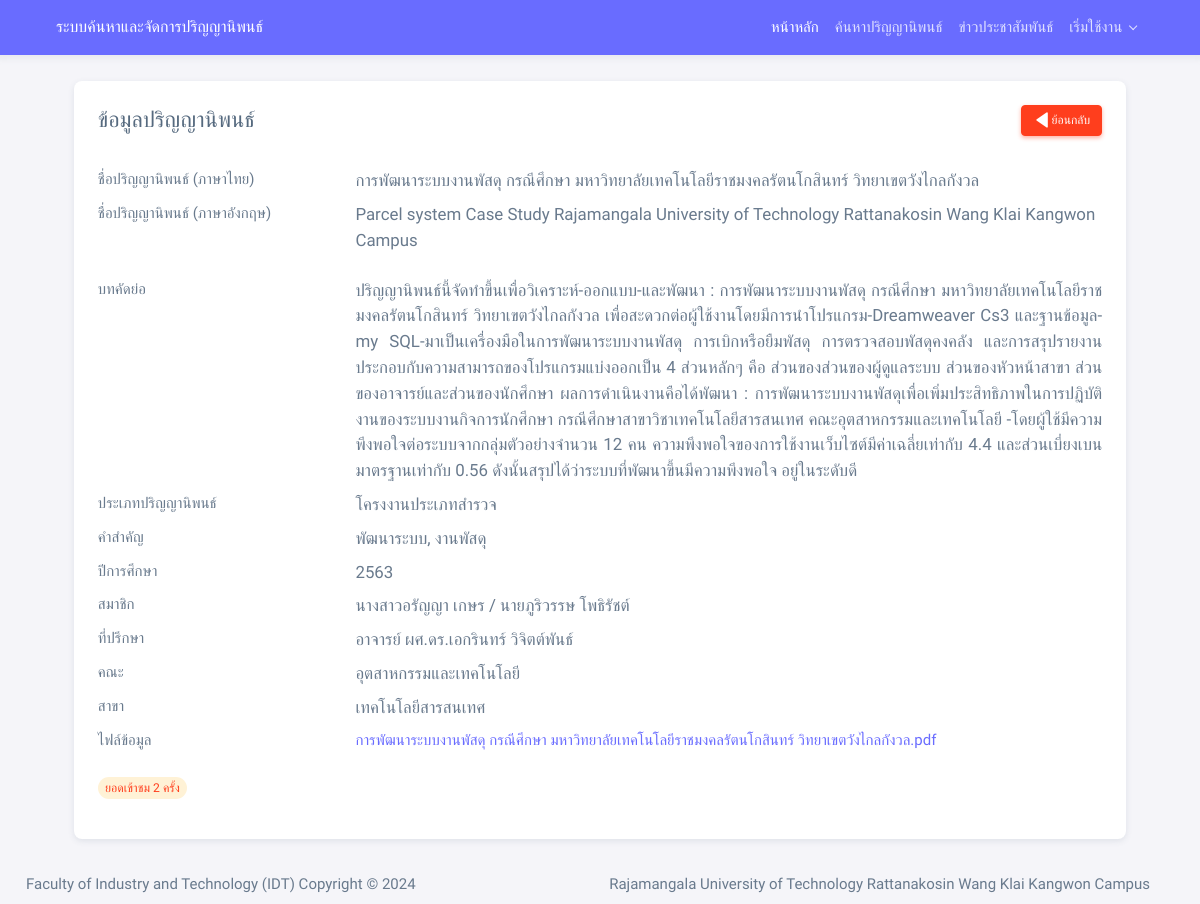
Page /thesis_detail.php?id=17 on the earlier database version.
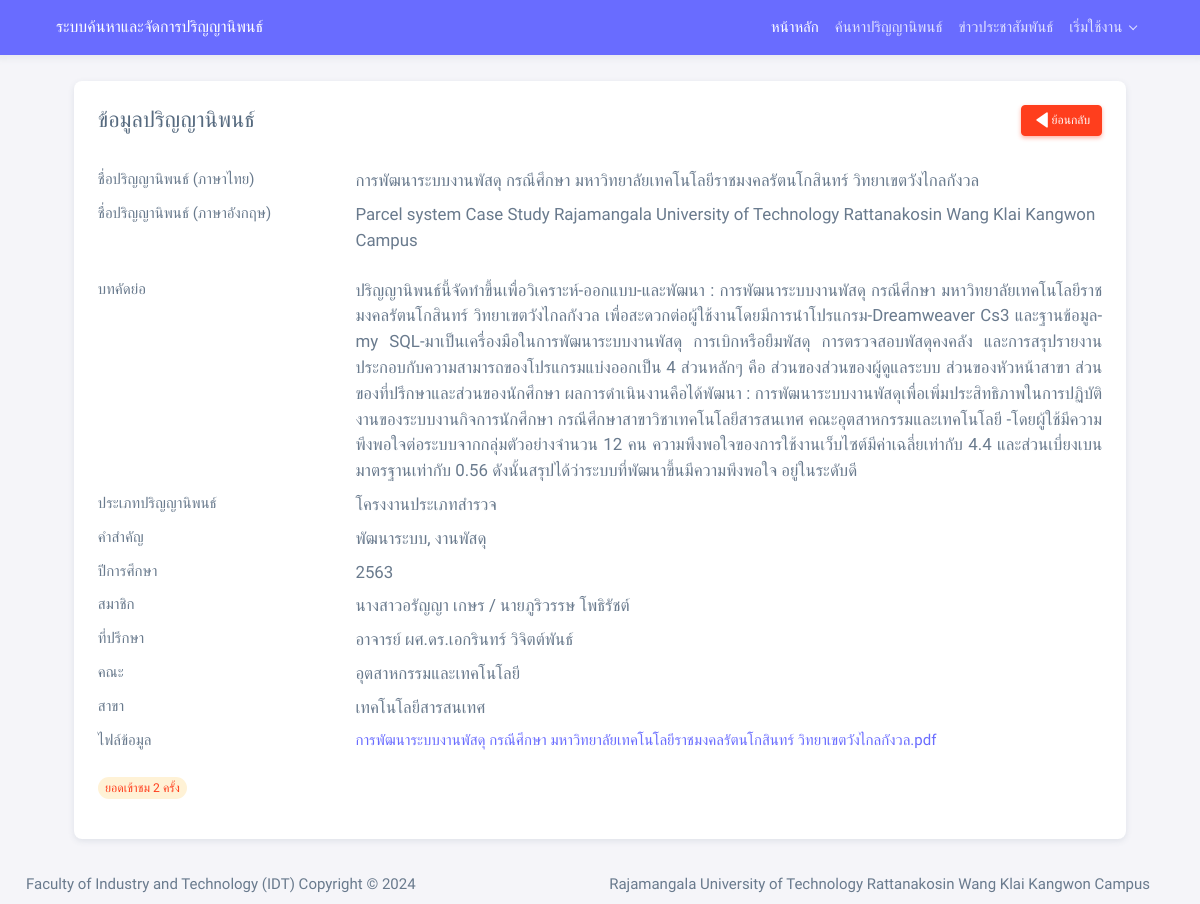
Same page on the later database version.
### tables this page shows
CREATE TABLE `thesis` (
  `thesis_id` int(11) NOT NULL COMMENT 'ไอดีงานวิจัย',
  `thesis_name1` varchar(255) DEFAULT NULL COMMENT 'ชื่องานวิจัยไทย',
  `thesis_name2` varchar(255) DEFAULT NULL COMMENT 'ชื่องานวิจัยอังกฤษ',
  `thesis_des` text DEFAULT NULL COMMENT 'รายละเอียดงานวิจัยคร่าวๆ',
  `thesis_keyword` varchar(255) DEFAULT NULL COMMENT 'คีย์เวิร์ด',
  `thesis_year` int(11) DEFAULT NULL COMMENT 'ปีที่วิจัย',
  `thesis_status` enum('0','1','2') NOT NULL COMMENT 'สถานะงานวิจัย 0รอยืนยัน 1ยืนยัแล้ว 2ไม่ยืนยันแก้ไขใหม่',
  `typethesis_id` int(11) DEFAULT NULL COMMENT 'ไอดีประเภทงานวิจัย',
  `Advisor_id` int(10) NOT NULL,
  `faculty_id` int(10) NOT NULL,
  `branch_id` int(10) NOT NULL,
  `thesis_file` varchar(255) NOT NULL,
  `m_id` int(10) NOT NULL COMMENT 'ไอดีผู้ลง',
  `thesis_view` int(10) NOT NULL,
  `thesis_reason` text NOT NULL COMMENT 'หมายเหตุกรณีงานวิจัยไม่ผ่าน'
);

CREATE TABLE `type_thesis` (
  `typethesis_id` int(11) NOT NULL COMMENT 'ไอดีประเภทงานวิจัย',
  `typethesis_name` varchar(100) DEFAULT NULL COMMENT 'ประเภทงานวิจัย'
);

CREATE TABLE `faculty` (
  `faculty_id` int(11) NOT NULL,
  `faculty_name` varchar(255) NOT NULL
);

CREATE TABLE `branch` (
  `branch_id` int(10) NOT NULL,
  `branch_name` varchar(255) NOT NULL,
  `faculty_id` int(10) NOT NULL
);

### thesis_detail.php (the view, shortened to what this page needs)
<?php include('./head.php');
$menu = "index";
if (isset($_GET['id'])) {
    $thesis_id = isset($_GET['id']) ? mysqli_real_escape_string($conn, $_GET['id']) : '';
    $select_sql = "SELECT
    thesis.thesis_id,
    thesis.thesis_name1,
    thesis.thesis_name2,
    type_thesis.typethesis_name,
    thesis.thesis_des,
    thesis.thesis_keyword,
    thesis.thesis_year,
    thesis.thesis_view,
    thesis.thesis_status,
    thesis.thesis_file,
    type_thesis.typethesis_id,
    type_thesis.typethesis_name,
    Advisor.Advisor_id,
    faculty.faculty_name,
    branch.branch_name,
    prefix_author.prefix_id AS author_prefix_id,
    prefix_author.prefix_name AS author_prefix_name,
    COUNT(author.author_id) AS num_authors,
    GROUP_CONCAT( CONCAT(prefix_author.prefix_name,author.author_name1, ' ', author.author_name2) SEPARATOR ' / ') AS author_full_names,
    CONCAT('อาจารย์ ', prefix_advisor.prefix_name, Advisor.Advisor_name1, ' ', Advisor.Advisor_name2) AS Advisor_full_name,
    CONCAT(faculty.faculty_name, ' ', branch.branch_name) AS Agency
FROM
    thesis
JOIN
    type_thesis ON thesis.typethesis_id = type_thesis.typethesis_id
JOIN
    Advisor ON thesis.Advisor_id = Advisor.Advisor_id
JOIN
    author ON thesis.thesis_id = author.thesis_id
JOIN
    prefix AS prefix_author ON author.prefix_id = prefix_author.prefix_id
JOIN
    prefix AS prefix_advisor ON Advisor.prefix_id = prefix_advisor.prefix_id
JOIN
    faculty ON thesis.faculty_id = faculty.faculty_id
JOIN
    branch ON thesis.branch_id = branch.branch_id
WHERE
    thesis.thesis_id = ? AND thesis.thesis_status != '0'
GROUP BY
    thesis.thesis_id";
    $select_stmt = mysqli_prepare($conn, $select_sql);
    if ($select_stmt) {
        mysqli_stmt_bind_param($select_stmt, "i", $thesis_id);
        mysqli_stmt_execute($select_stmt);
        $result = mysqli_stmt_get_result($select_stmt);
        if (mysqli_num_rows($result) > 0) {
            $row = mysqli_fetch_assoc($result);
?>
            <body>
                <div class="layout-wrapper layout-content-navbar layout-without-menu">
                    <div class="layout-container">
                        <div class="layout-page">
                            <?php include('./navbar.php'); ?>
                            <div class="content-wrapper">
                                <div class="container-fluid flex-grow-1 container-p-y">
                                    <div class="col-lg-11 m-auto">
                                        <div class="row">
                                            <div class="col-12 m-auto">
                                                <div class="card" tabindex="-1">
                                                    <div class="card-header d-flex align-items-center justify-content-between">
                                                        <h4 class="mb-0">ข้อมูลปริญญานิพนธ์</h4>
                                                        <small class="text-muted float-end d-none d-sm-inline-block">
                                                            <a class="btn btn-sm btn-danger" href="javascript:history.back()"><i class='bx bxs-left-arrow'></i> ย้อนกลับ </a></small>
                                                    </div>
                                                    <div class="card-body">
                                                        <dl class="row mt-2">
                                                            <dt class="col-sm-3">ชื่อปริญญานิพนธ์ (ภาษาไทย)</dt>
                                                            <dd class="col-sm-9 lead"><?php echo $row['thesis_name1'] ?></dd>
                                                            <dt class="col-sm-3">ชื่อปริญญานิพนธ์ (ภาษาอังกฤษ)</dt>
                                                            <dd class="col-sm-9 lead">
                                                                <p><?php echo $row['thesis_name2'] ?></p>
                                                            </dd>
                                                            <dt class="col-sm-3 text-truncate">บทคัดย่อ</dt>
                                                            <dd class="col-sm-9 lead" style="text-align: justify;  text-justify: distribute-all-lines;">
                                                                <?php echo $row['thesis_des'] ?>
                                                            </dd>
                                                            <dt class="col-sm-3">ประเภทปริญญานิพนธ์ </dt>
                                                            <dd class="col-sm-9 lead"><?php echo $row['typethesis_name'] ?></dd>
                                                            <dt class="col-sm-3 text-truncate">คำสำคัญ</dt>
                                                            <dd class="col-sm-9 lead">
                                                                <?php echo $row['thesis_keyword'] ?>
                                                            </dd>
                                                            <dt class="col-sm-3">ปีการศึกษา</dt>
                                                            <dd class="col-sm-9 lead"><?php echo $row['thesis_year'] ?></dd>
                                                            <dt class="col-sm-3 text-truncate">สมาชิก</dt>
                                                            <dd class="col-sm-9 lead">
                                                                <?php echo $row['author_full_names'] ?>
                                                            </dd>
                                                            <dt class="col-sm-3 text-truncate">ที่ปรึกษา</dt>
                                                            <dd class="col-sm-9 lead">
                                                                <?php echo $row['Advisor_full_name'] ?>
                                                            </dd>
                                                            <dt class="col-sm-3 text-truncate">คณะ</dt>
                                                            <dd class="col-sm-9 lead">
                                                                <?php echo $row['faculty_name'] ?>
                                                            </dd>
                                                            <dt class="col-sm-3 text-truncate">สาขา</dt>
                                                            <dd class="col-sm-9 lead">
                                                                <?php echo $row['branch_name'] ?>
                                                            </dd>
                                                            <dt class="col-sm-3 text-truncate">ไฟล์ข้อมูล</dt>
                                                            <dd class="col-sm-9">
                                                                <?php if (!empty($row['thesis_file'])) {
                                                                ?><a href="./uploads/<?php echo $row['thesis_file'] ?>" download><?php echo $row['thesis_name1'] ?>.pdf</a>
                                                                <?php                                      } else {
                                                                    echo "ไม่มีไฟล์ปริญญานิพนธ์";
                                                                }
                                                                ?>
                                                            </dd>
                                                        </dl>
                                                        <p class="text-right"><span class="badge bg-label-warning rounded-pill text-danger">ยอดเข้าชม <?php echo $row['thesis_view']; ?> ครั้ง</span></p>
                                                    </div>
                                                </div>
                                            </div>
                                        </div>
                                    </div>
                                </div>
                                <?php include("./footer.php"); ?>
                            </div>
                        </div>
                    </div>
                </div>
    <?php } else {
            echo '<script>alert("ปริญญานิพนธ์นี้ไม่สามารถแสดงได้");</script>';
        }
    } else {
        echo '<script>alert("เกิดข้อผิดพลาดในการเตรียมคำสั่ง SQL");</script>';
    }
} else {
    echo 'ไม่พบข้อมูลที่ต้องการ';
}
    ?>
            </body>
            </html>

### head.php (shortened to what this page needs)
<!DOCTYPE html>
<html lang="en">
<head>
    <link rel="stylesheet" href="./assets/vendor/fonts/boxicons.css" />
    <link rel="stylesheet" href="./assets/vendor/css/core.css" class="template-customizer-core-css" />
    <link rel="stylesheet" href="./assets/vendor/css/theme-default.css" class="template-customizer-theme-css" />
    <link rel="stylesheet" href="./assets/css/demo.css" />
    <link rel="stylesheet" href="./assets/vendor/libs/perfect-scrollbar/perfect-scrollbar.css" />
    <link rel="stylesheet" href="./assets/vendor/libs/apex-charts/apex-charts.css" />
    <link rel="stylesheet" href="//cdn.datatables.net/1.13.7/css/jquery.dataTables.min.css">
<link href="https://gitcdn.github.io/bootstrap-toggle/2.2.2/css/bootstrap-toggle.min.css" rel="stylesheet">
  </head>

### navbar.php (shortened to what this page needs)
<nav class="navbar navbar-expand-lg navbar-detached bg-primary">
  <div class="container">
    <a class="navbar-brand" href="#">ระบบค้นหาและจัดการปริญญานิพนธ์</a>
    <div class="collapse navbar-collapse" id="navbarNavDropdown">
      <ul class="navbar-nav ms-auto">
        <li class="nav-item">
          <a class="nav-link <?php if ($menu == "index") {echo "active";} ?> " href="./index.php">หน้าหลัก</a>
        </li>
        <li class="nav-item">
          <a class="nav-link <?php if ($menu == "search") { echo "active"; } ?>" href="./index.php" >ค้นหาปริญญานิพนธ์</a>
        </li>
        <li class="nav-item">
          <a class="nav-link <?php if ($menu == "news") {echo "active";} ?>" href="./news.php" ">ข่าวประชาสัมพันธ์</a>
        </li>
        <?php
        if (isset($_SESSION['status'])) {
          if (isset($_SESSION['status']) && $_SESSION['status'] == 0) {
            echo '
            <li class="nav-item">
          <a class="nav-link" href="./user/">จัดการข้อมูล</a>
        </li>
                ';
          } else {
            echo '
            <li class="nav-item">
          <a class="nav-link" href="./admin/">จัดการข้อมูล</a>
        </li>
                ';
          }
        } else {
          echo '
        <li class="nav-item dropdown">
          <a class="nav-link dropdown-toggle" href="#" role="button" data-bs-toggle="dropdown" aria-expanded="false">เริ่มใช้งาน</a>
          <ul class="dropdown-menu">
            <li><a class="dropdown-item" href="./login.php">เข้าสู่ระบบ</a></li>
            <li><a class="dropdown-item" href="./register.php">สมัครสมาชิก</a></li>
          </ul>
        </li>
        ';
        }
        ?>
      </ul>
    </div>
  </div>
</nav>

### footer.php (shortened to what this page needs)
<footer class="content-footer footer bg-footer-theme">
  <div class="container-xxl d-flex flex-wrap justify-content-between py-2 flex-md-row flex-column">
    <div class="mb-2 mb-md-0">
    Faculty of Industry and Technology (IDT) Copyright ©
    </div>
    <div class="d-none d-lg-inline-block">
      <a href="https://www.rmutr.ac.th/" class="footer-link me-4" target="_blank">Rajamangala University of Technology Rattanakosin Wang Klai Kangwon Campus</a>
    </div>
  </div>
</footer>

Differences in the rows shown:
changed thesis "พัฒนาระบบ, งานพัสดุ": thesis_des "…ส่วนหลักๆ คือ ส่วนของส่วนของผู้ดูแลระบบ ส่วนของหัวหน้าสาขา ส่วนของอาจารย์และส่วนของนักศึกษา ผลการดำเนินงานคือได้พัฒนา : การพัฒนาระบบงานพัสดุเพื่อเพิ่มประสิทธิภาพในการปฏิบัติงานของระบบงานกิจการนักศึกษา กรณีศึกษาสาขาวิชาเทคโนโลยีสารสนเทศ…" → "…ส่วนหลักๆ คือ ส่วนของส่วนของผู้ดูแลระบบ ส่วนของหัวหน้าสาขา ส่วนของที่ปรึกษาและส่วนของนักศึกษา ผลการดำเนินงานคือได้พัฒนา : การพัฒนาระบบงานพัสดุเพื่อเพิ่มประสิทธิภาพในการปฏิบัติงานของระบบงานกิจการนักศึกษา กรณีศึกษาสาขาวิชาเทคโนโลยีสารสนเทศ…"
